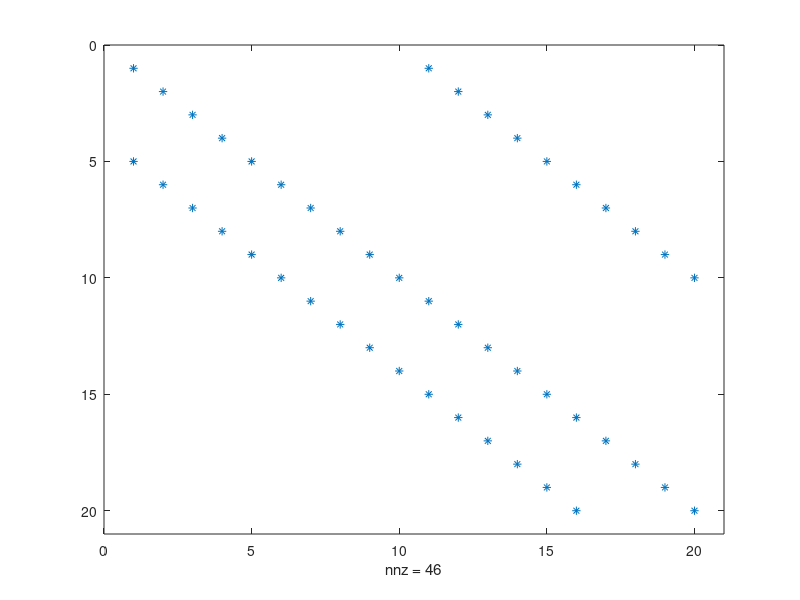

Write MATLAB code to recreate this figure.
e = ones(20,1);
A = spdiags([e, 2*e, -3*e], [-4,0,10], 20, 20); % primo argomento i valori da mettere, secondo in quale diagonale, terzo numero righe, quarto numero colonne

spy(A)